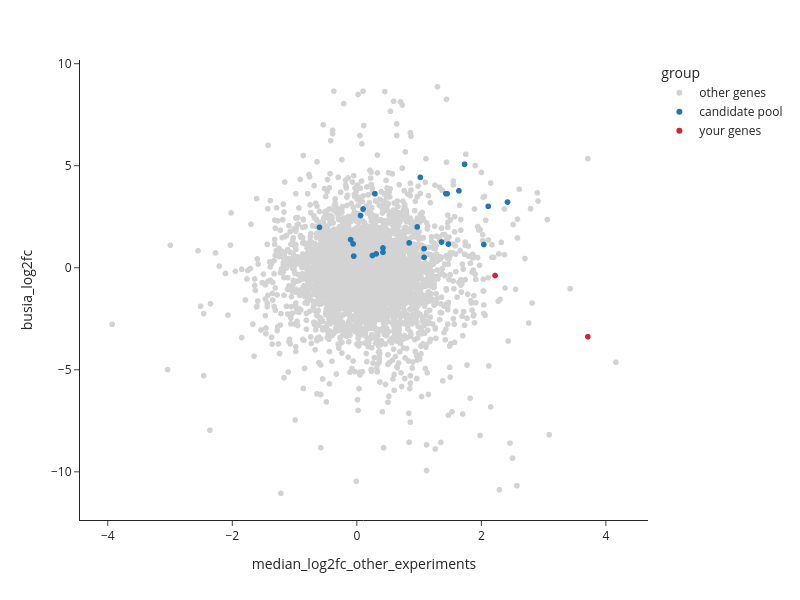

This figure's notebook cell:
### Markdown cell above
### Where does Busia sit?

A useful overview is to plot every gene's fold change in Busia against its median fold change in all
the other experiments. Genes in the top-right are overexpressed in Busia *and* elsewhere; genes high on
the y-axis only are Busia-specific. Candidate pool genes are highlighted.

### Code cell
others = fc.drop(columns=BUSIA).median(axis=1)
overview = pd.DataFrame(
    {
        "median_log2fc_other_experiments": others,
        "busia_log2fc": fc[BUSIA],
        "busia_padj": padj[BUSIA],
        "name": annots["GeneName"].reindex(fc.index).fillna(""),
    }
).dropna(subset=["busia_log2fc"])
overview["group"] = np.where(
    overview.index.isin(CANDIDATE_GENES), "your genes",
    np.where(overview.index.isin(pool["gene_id"]), "candidate pool", "other genes"),
)
overview = overview.sort_values("group", key=lambda g: g.map({"other genes": 0, "candidate pool": 1, "your genes": 2}))

fig = px.scatter(
    overview.reset_index(), x="median_log2fc_other_experiments", y="busia_log2fc", color="group",
    hover_name="GeneID", hover_data=["name", "busia_padj"], render_mode="webgl",
    color_discrete_map={"other genes": "lightgrey", "candidate pool": "#1f77b4", "your genes": "#d62728"},
    template="simple_white", width=800, height=600,
)
fig.add_hline(0, line_dash="dash", line_color="grey")
fig.add_vline(0, line_dash="dash", line_color="grey")
fig

### Figure 1 — Plotly figure (JSON) as saved in the notebook; plotly's stock layout.template omitted (floating-point values rounded to 4 significant figures; data arrays with more than 128 entries replaced by an {"elided": "..."} marker saying what was removed)
{"data": [{"customdata": {"elided": "11120x2 mixed values"}, "hovertemplate": "<b>%{hovertext}</b><br><br>group=other genes<br>median_log2fc_other_experiments=%{x}<br>busia_log2fc=%{y}<br>name=%{customdata[0]}<br>busia_padj=%{customdata[1]}<extra></extra>", "hovertext": {"elided": "11120 str values"}, "legendgroup": "other genes", "marker": {"color": "lightgrey", "symbol": "circle"}, "mode": "markers", "name": "other genes", "showlegend": true, "type": "scattergl", "x": {"elided": "11120 float values"}, "xaxis": "x", "y": {"elided": "11120 float values"}, "yaxis": "y"}, {"customdata": [["ABCC3", 0.0], ["GSTE3", 0.0], ["CYP4G17", 0.0], ["COEAE1D", 0.004], ["CYP4C27", 0.0], ["MIP", 0.0], ["GSTMS3", 0.0], ["", 0.0], ["GSTE4", 0.008], ["COEAE1F", 0.001], ["", 0.0], ["", 0.0], ["", 0.0], ["COEBE3C", 0.0], ["", 0.0], ["", 0.047], ["CYP6Z4", 0.0], ["COEBE1C", 0.0], ["", 0.0], ["", 0.001], ["CYP6Z1", 0.01], ["", 0.0], ["CYP4H18", 0.0], ["CYP6Z3", 0.0], ["", 0.0]], "hovertemplate": "<b>%{hovertext}</b><br><br>group=candidate pool<br>median_log2fc_other_experiments=%{x}<br>busia_log2fc=%{y}<br>name=%{customdata[0]}<br>busia_padj=%{customdata[1]}<extra></extra>", "hovertext": ["AGAP003221", "AGAP009197", "AGAP000877", "AGAP005756", "AGAP009246", "AGAP000833", "AGAP009946", "AGAP006521", "AGAP009193", "AGAP006227", "AGAP005499", "AGAP008331", "AGAP002852", "AGAP005372", "AGAP009184", "AGAP006548", "AGAP002894", "AGAP005373", "AGAP011909", "AGAP011564", "AGAP008219", "AGAP000834", "AGAP028019", "AGAP008217", "AGAP002850"], "legendgroup": "candidate pool", "marker": {"color": "#1f77b4", "symbol": "circle"}, "mode": "markers", "name": "candidate pool", "showlegend": true, "type": "scattergl", "x": [0.84, -0.06, 0.97, 0.42, 2.11, 0.42, 1.08, -0.6, 0.31, 0.25, 2.04, 1.02, 1.64, 0.06, 0.1, -0.05, 1.45, 0.29, 1.73, 1.47, 1.08, -0.1, 2.42, 1.36, 1.43], "xaxis": "x", "y": [1.22, 1.17, 2.0, 0.76, 3.01, 0.97, 0.93, 1.98, 0.68, 0.6, 1.14, 4.43, 3.77, 2.56, 2.88, 0.57, 3.63, 3.63, 5.07, 1.16, 0.51, 1.38, 3.22, 1.26, 3.63], "yaxis": "y"}, {"customdata": [["CYP6P3", 0.0], ["CYP9K1", 0.016]], "hovertemplate": "<b>%{hovertext}</b><br><br>group=your genes<br>median_log2fc_other_experiments=%{x}<br>busia_log2fc=%{y}<br>name=%{customdata[0]}<br>busia_padj=%{customdata[1]}<extra></extra>", "hovertext": ["AGAP002865", "AGAP000818"], "legendgroup": "your genes", "marker": {"color": "#d62728", "symbol": "circle"}, "mode": "markers", "name": "your genes", "showlegend": true, "type": "scattergl", "x": [3.71, 2.22], "xaxis": "x", "y": [-3.38, -0.38], "yaxis": "y"}], "layout": {"height": 600, "legend": {"title": {"text": "group"}, "tracegroupgap": 0}, "margin": {"t": 60}, "shapes": [{"line": {"color": "grey", "dash": "dash"}, "type": "line", "x0": 0, "x1": 1, "xref": "x domain", "y0": 0, "y1": 0, "yref": "y"}, {"line": {"color": "grey", "dash": "dash"}, "type": "line", "x0": 0, "x1": 0, "xref": "x", "y0": 0, "y1": 1, "yref": "y domain"}], "width": 800, "xaxis": {"anchor": "y", "domain": [0.0, 1.0], "title": {"text": "median_log2fc_other_experiments"}}, "yaxis": {"anchor": "x", "domain": [0.0, 1.0], "title": {"text": "busia_log2fc"}}}}
